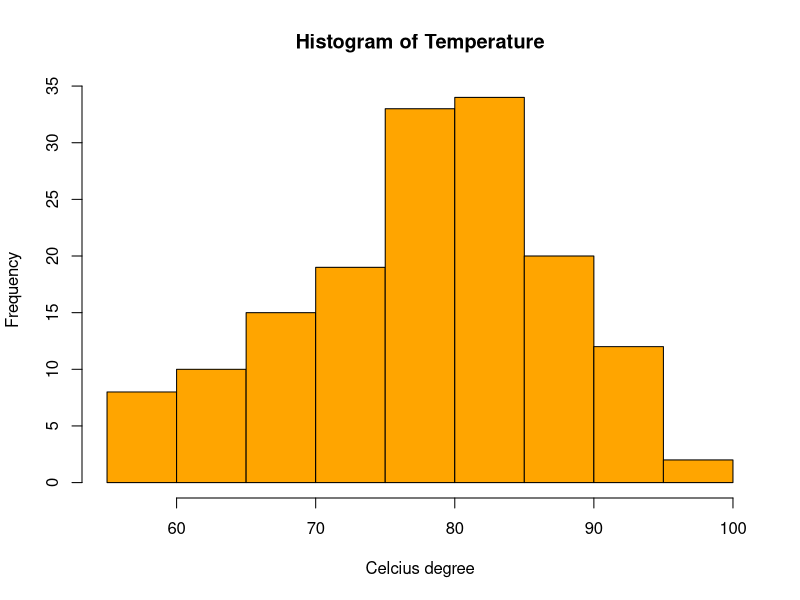
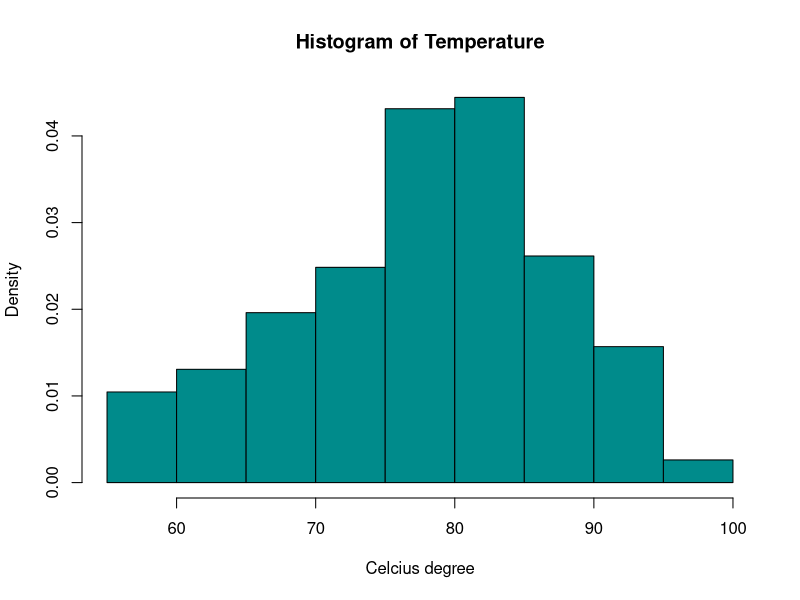
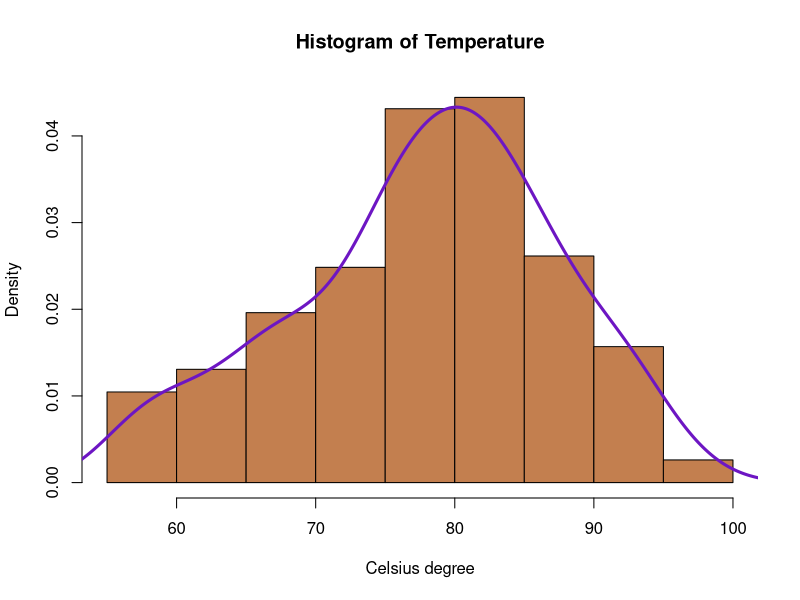

R code for these plots, in order:
# hist(x, main, xlab, xlim, ylim, breaks, col, border)

# x:      a vector of values for which the histogram is desired
# freq:   TRUE to draw frequency historgram, FALSE to draw density histogram (default is TRUE)
# main:   main title
# xlab:   label of x axis
# ylab:   label of y axis
# xlim:   limits of x axis
# ylim:   limits of y axis
# col:    colors vector or palette
# border: color of the cells' border

# breaks: a vector giving the breakpoints between histogram cells,
#         a function to compute the vector of breakpoints,
#         a single number giving the number of cells for the histogram,
#         a character string naming an algorithm to compute the number of cells (see ‘Details’),
#         a function to compute the number of cells.


data(airquality)

###############################################
## Example 1: draw histogram using frequency ##
###############################################

hist(
    x = airquality$Temp,
    main = "Histogram of Temperature",
    xlab = "Celcius degree",
    col = "orange",
    freq = TRUE # draw with frequency
)


#############################################
## Example 2: draw histogram using density ##
#############################################

hist(
    x = airquality$Temp,
    main = "Histogram of Temperature",
    xlab = "Celcius degree",
    col = "cyan4",
    freq = FALSE # draw with density
)

############################################################################
## Example 3: draw histogram with density (likelihood) line overlay on it ##
############################################################################

hist(
    x = airquality$Temp,
    main = "Histogram of Temperature",
    xlab = "Celsius degree",
    col = "#c37f4f",
    freq = FALSE  # Must use density scale for proper overlay
)

# Add density (likelihood) curve
# lines() function is to add a line plot into an already existed plot, not to draw new one
lines(density(airquality$Temp), col = "#6d16c3", lwd = 3)